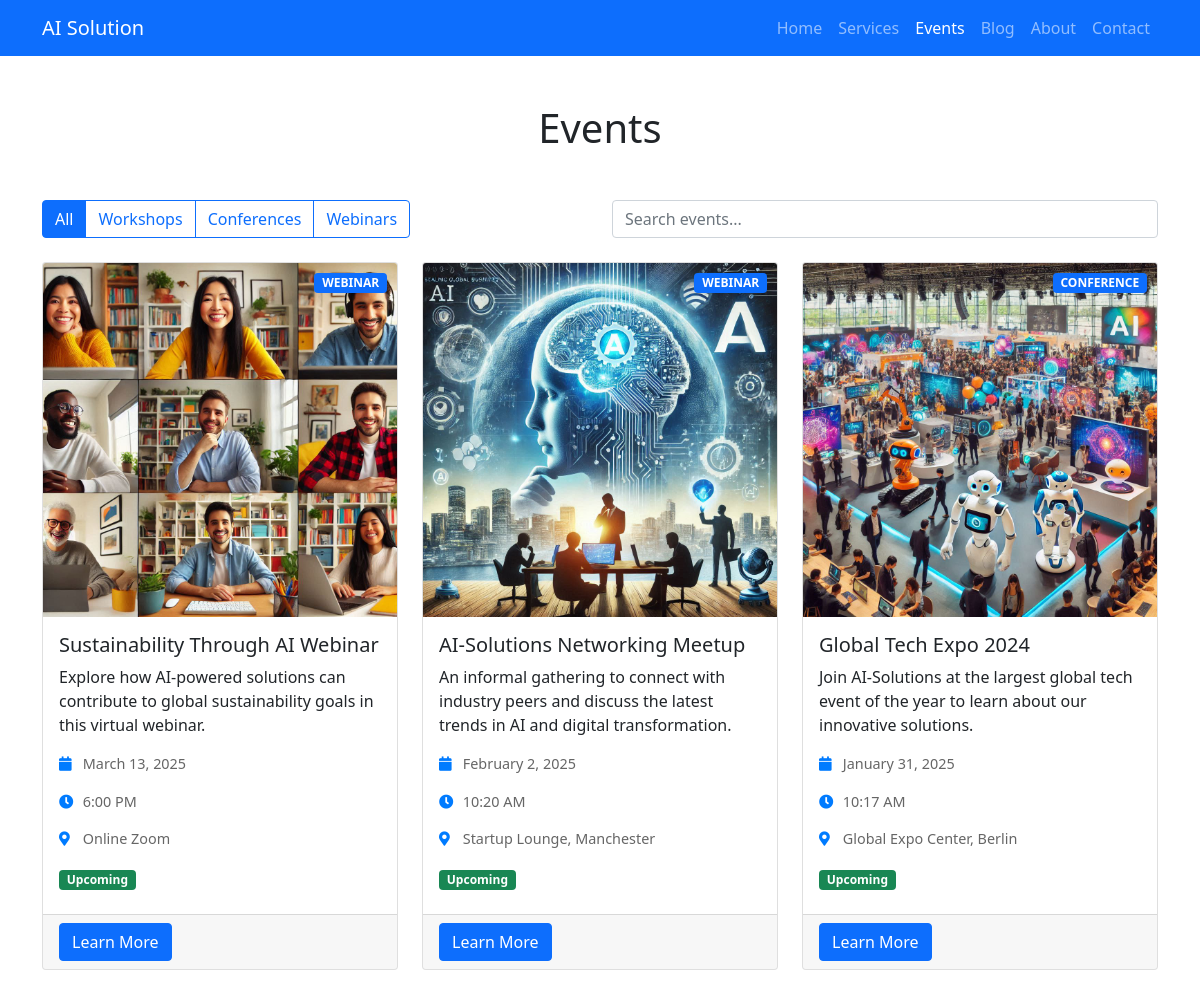
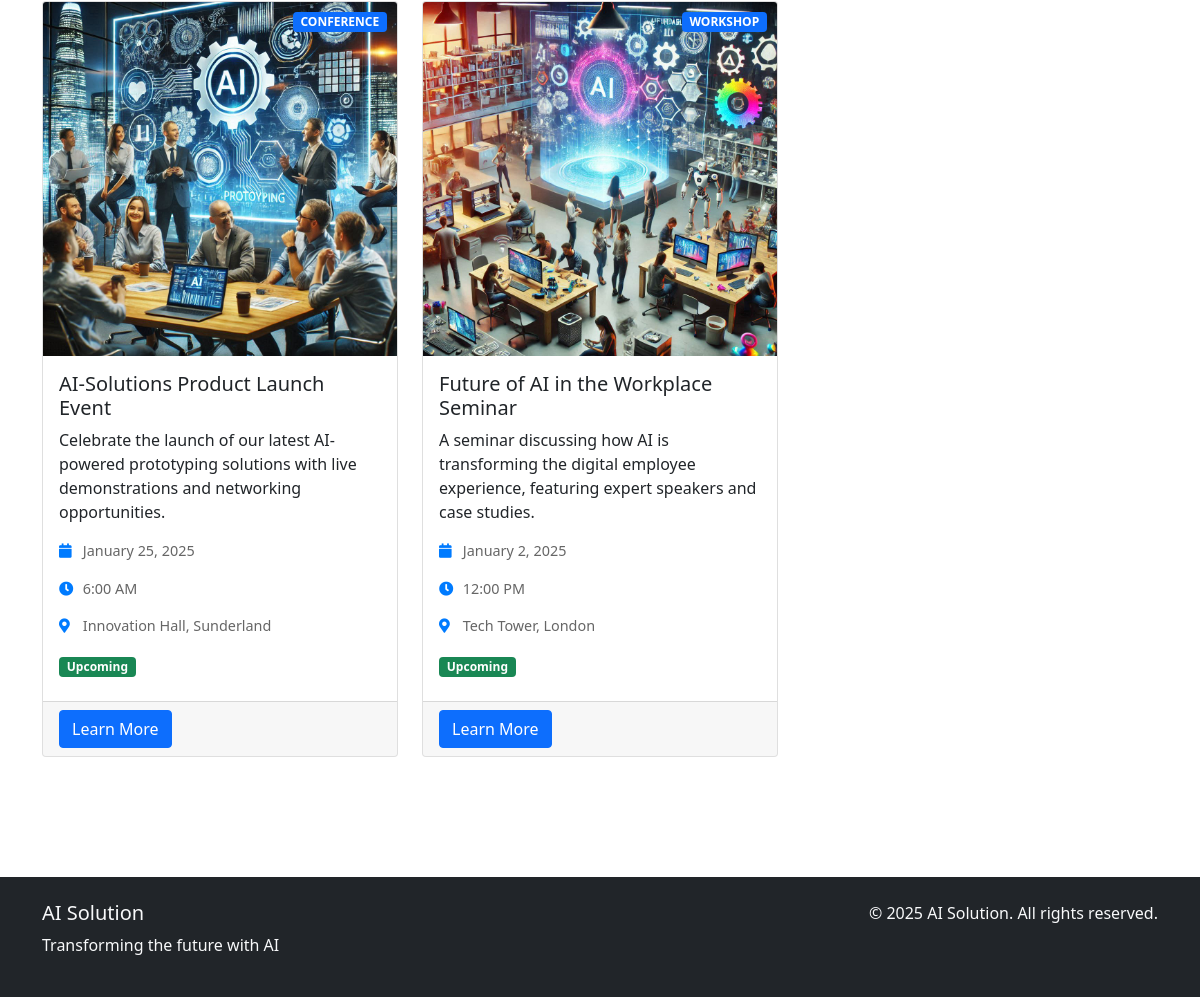
Screenshot of /events/ with the database file from the repository (2 pictures, top to bottom).
### main/models.py (models this page shows, shortened)
class Event(models.Model):
    EVENT_TYPES = [
        ('all', 'All Events'),
        ('workshop', 'Workshop'),
        ('conference', 'Conference'),
        ('webinar', 'Webinar'),
    ]
    title = models.CharField(max_length=200)
    description = models.TextField()
    date = models.DateTimeField()
    location = models.CharField(max_length=200)
    featured_image = models.ImageField(upload_to='events/', null=True, blank=True)
    is_upcoming = models.BooleanField(default=True)
    end_date = models.DateTimeField(null=True, blank=True)
    registration_url = models.URLField(blank=True)
    max_participants = models.PositiveIntegerField(null=True, blank=True)
    event_type = models.CharField(max_length=20, choices=EVENT_TYPES, default='all')

### main/views.py (the view)
# urls.py: path('events/', views.EventListView.as_view(), name='event_list'),
class EventListView(ListView):
    model = Event
    template_name = 'main/event_list.html'
    context_object_name = 'events'
    paginate_by = 9
    ordering = ['-date']
    def get_queryset(self):
        queryset = super().get_queryset()
        event_type = self.request.GET.get('type')
        if event_type and event_type != 'all':
            queryset = queryset.filter(event_type=event_type)
        return queryset
    def get_context_data(self, **kwargs):
        context = super().get_context_data(**kwargs)
        context['upcoming_events'] = self.get_queryset().filter(is_upcoming=True)
        context['past_events'] = self.get_queryset().filter(is_upcoming=False)
        context['unique_locations'] = Event.objects.values_list('location', flat=True).distinct()
        context['event_types'] = Event.EVENT_TYPES
        return context

### main/templates/main/event_list.html (shortened to what this page needs)
{% extends 'base.html' %}
{% load static %}
{% block content %}
<section class="events-section py-5">
    <div class="container">
        <h1 class="text-center mb-5">Events</h1>
        <div class="row mb-4">
            <div class="col-md-6">
                <div class="btn-group" role="group">
                    <button type="button" class="btn btn-outline-primary active" data-filter="all">All</button>
                    <button type="button" class="btn btn-outline-primary" data-filter="workshop">Workshops</button>
                    <button type="button" class="btn btn-outline-primary" data-filter="conference">Conferences</button>
                    <button type="button" class="btn btn-outline-primary" data-filter="webinar">Webinars</button>
                </div>
            </div>
            <div class="col-md-6">
                <input type="text" class="form-control" id="eventSearch" placeholder="Search events...">
            </div>
        </div>
        <div class="row">
            {% for event in events %}
            <div class="col-md-6 col-lg-4 mb-4">
                <div class="card h-100 event-card" data-event-type="{{ event.event_type }}">
                    {% if event.featured_image %}
                    <img src="{{ event.featured_image.url }}" class="card-img-top" alt="{{ event.title }}">
                    {% else %}
                    <img src="{% static 'img/default-event.jpg' %}" class="card-img-top" alt="Default Event Image">
                    {% endif %}
                    <div class="card-body">
                        <h5 class="card-title">{{ event.title }}</h5>
                        <p class="card-text">{{ event.description|truncatewords:30 }}</p>
                        <div class="event-details">
                            <p><i class="fas fa-calendar"></i> {{ event.date|date:"F j, Y" }}</p>
                            <p><i class="fas fa-clock"></i> {{ event.date|date:"g:i A" }}</p>
                            <p><i class="fas fa-map-marker-alt"></i> {{ event.location }}</p>
                        </div>
                        {% if event.is_upcoming %}
                        <div class="badge bg-success mb-2">Upcoming</div>
                        {% endif %}
                        <div class="event-type-badge badge bg-primary mb-2">
                            {{ event.get_event_type_display }}
                        </div>
                    </div>
                    <div class="card-footer">
                        <a href="{% url 'main:event_detail' event.pk %}" class="btn btn-primary">Learn More</a>
                    </div>
                </div>
            </div>
            {% empty %}
            <div class="col-12">
                <p class="text-center">No events found.</p>
            </div>
            {% endfor %}
        </div>
    </div>
</section>
{% endblock %}

### main/templates/main/event_list.html (style rules this page uses)
.event-card { transition: transform 0.3s ease; }
.event-details { color: #666; font-size: 0.9rem; }
.event-details i { width: 20px; color: #007bff; }
.event-type-badge { position: absolute; top: 10px; right: 10px; }

### rows the page displays
Event: featured_image (picture), title "Sustainability Through AI Webinar", description "Explore how AI-powered solutions can contribute to global sustainability goals in this virtual webinar.", date "March 13, 2025", date "6:00 PM", location "Online Zoom", is_upcoming "Upcoming", event_type "WEBINAR"
Event: featured_image (picture), title "AI-Solutions Networking Meetup", description "An informal gathering to connect with industry peers and discuss the latest trends in AI and digital transformation.", date "February 2, 2025", date "10:20 AM", location "Startup Lounge, Manchester", is_upcoming "Upcoming", event_type "WEBINAR"
Event: featured_image (picture), title "Global Tech Expo 2024", description "Join AI-Solutions at the largest global tech event of the year to learn about our innovative solutions.", date "January 31, 2025", date "10:17 AM", location "Global Expo Center, Berlin", is_upcoming "Upcoming", event_type "CONFERENCE"
Event: featured_image (picture), title "AI-Solutions Product Launch Event", description "Celebrate the launch of our latest AI-powered prototyping solutions with live demonstrations and networking opportunities.", date "January 25, 2025", date "6:00 AM", location "Innovation Hall, Sunderland", is_upcoming "Upcoming", event_type "CONFERENCE"
Event: featured_image (picture), title "Future of AI in the Workplace Seminar", description "A seminar discussing how AI is transforming the digital employee experience, featuring expert speakers and case studies.", date "January 2, 2025", date "12:00 PM", location "Tech Tower, London", is_upcoming "Upcoming", event_type "WORKSHOP"
